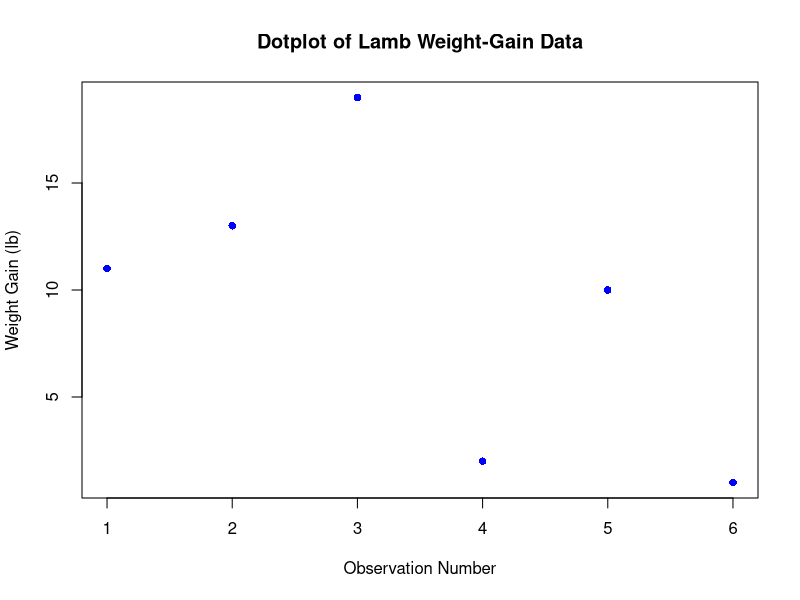

Generate this figure with R:
# page no 50
weight_gains <- c(11, 13, 19, 2, 10, 1)
median_weight_gain <- median(weight_gains)
plot(weight_gains, type = "p", pch = 16, col = "blue",
     main = "Dotplot of Lamb Weight-Gain Data",
     xlab = "Observation Number", ylab = "Weight Gain (lb)")
abline(v = median_weight_gain, col = "red", lty = 2)
text(median_weight_gain + 0.5, 20, labels = paste("Median:", median_weight_gain, "lb"), pos = 4, col = "red")
